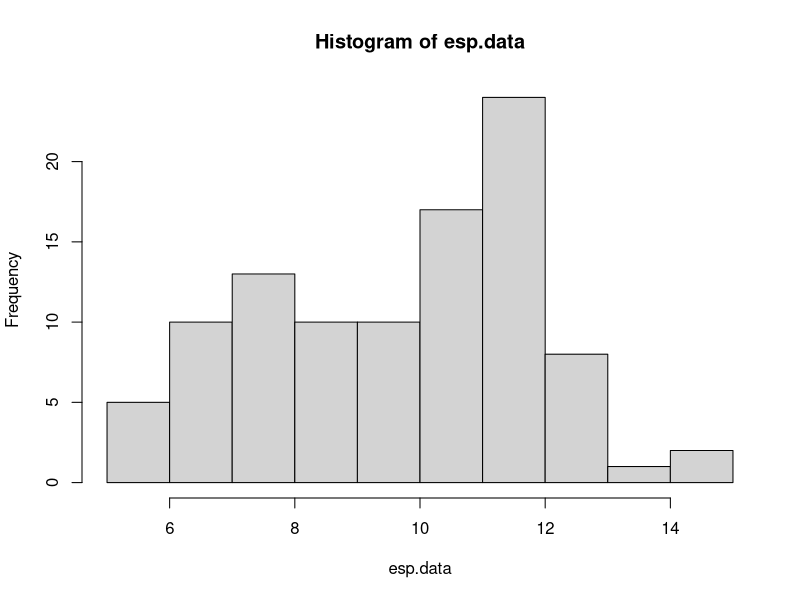
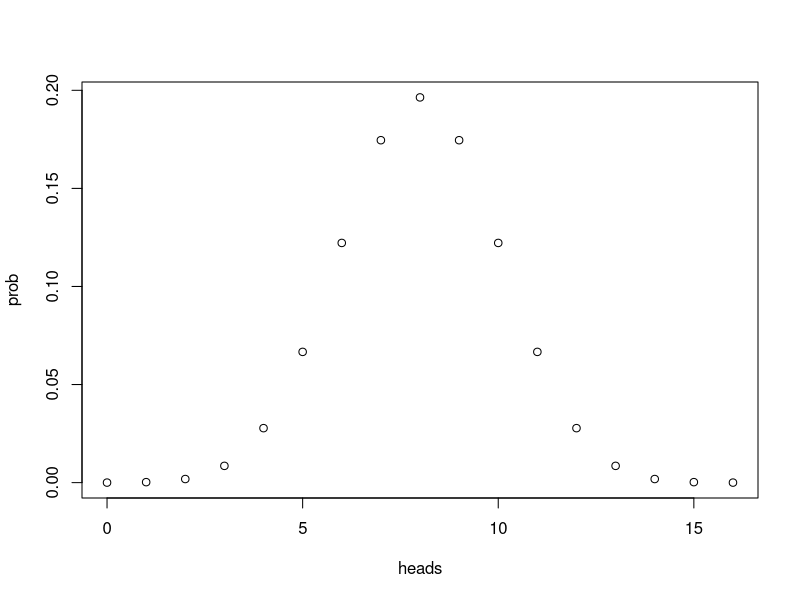
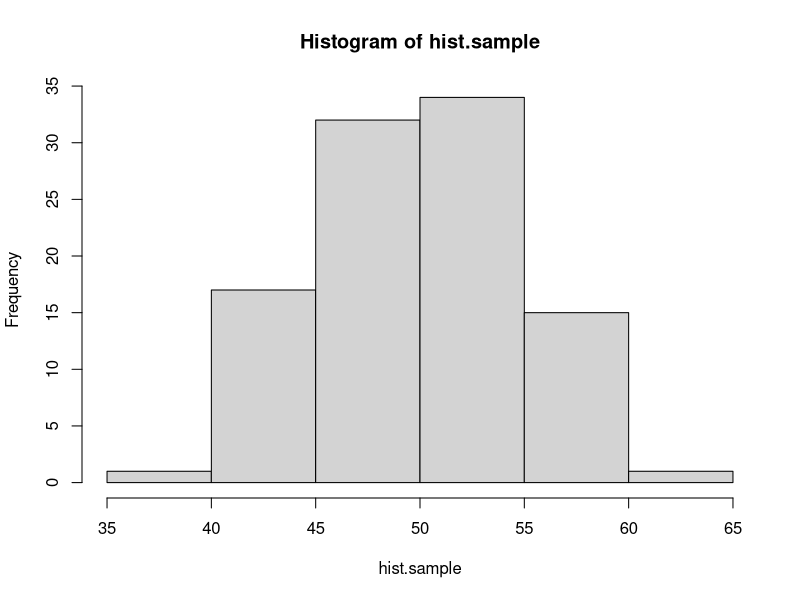
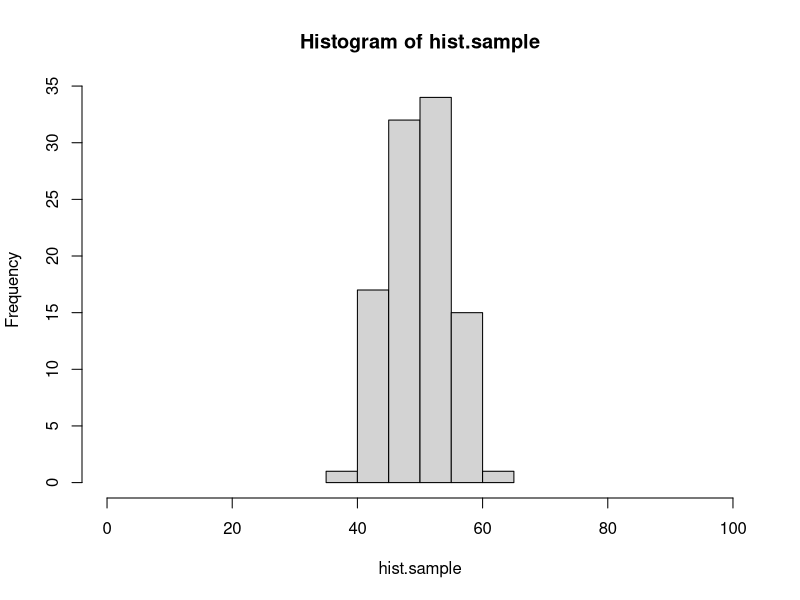
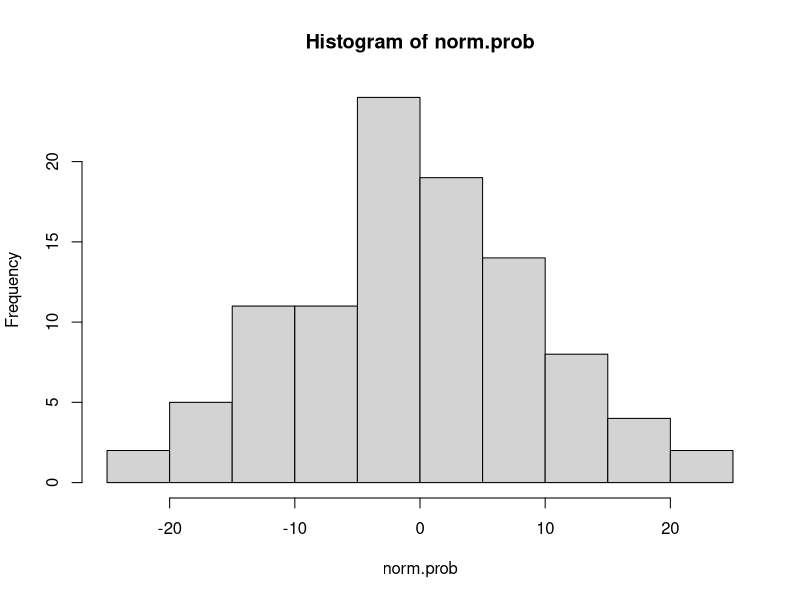
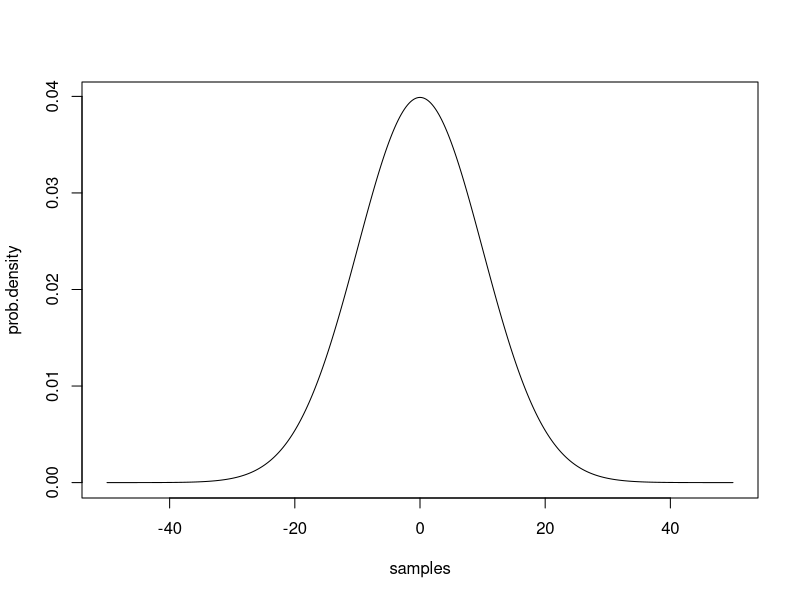
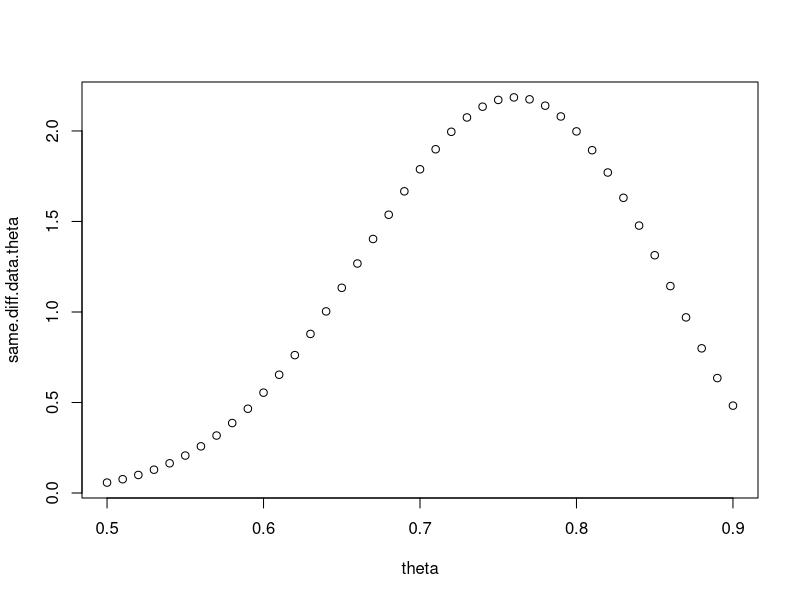
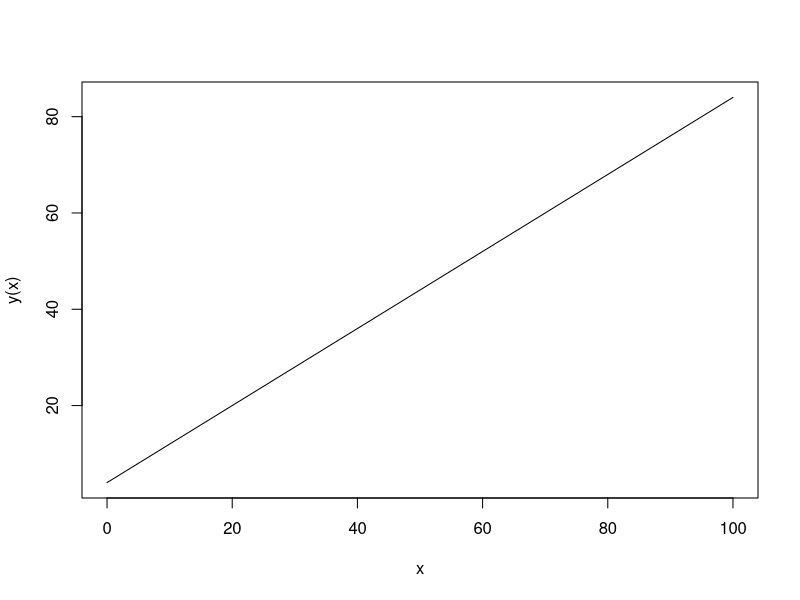

Here is the R script that generated these plots, in order:
#### practice with probability distributions ####

# calculating the likelihood requires understanding how to work
# with probability distributions. let's start with the binomial
# distribution.

# the binomial distribution describes the number of "success" in
# some number of "trials" given some probability of success. it 
# is the "coin flipping" distribution. 

# in R, we can draw a sample from a binomial distribution with rbinom()
# this isn't the first time you've seen rbinom, but here it is again, 
# with the parameters spelled out. you can try changing these to explore
# how the function works.

number.of.samples <- 2
number.of.trials.per.sample <- 10
probability.of.success <- 0.7

rbinom(number.of.samples, number.of.trials.per.sample, probability.of.success)

# below, use rbinom to create sample data for the following scenario.
# an experiment tests whether subjects have ESP. 100 subjects are each given
# the opportunity to predict whether a randomly generated number is odd or even.
# each subject makes 20 guesses.
# of course, ESP doesn't exist, so the probability of a successful guess is 0.50.
# store the result in a vector called esp.data

esp.data <- rbinom(100, 20, 0.50)
esp.data
# a quick way to visualize a distribution is with the hist() function:
hist(esp.data)

# what if we want to know the probability of someone getting exactly 10 guesses
# correct out of 20, if they are randomly guessing? for that we use the density
# function of the binomial: dbinom()

value.to.check <- 10
number.of.trials <- 20
probability.of.success <- 0.5

dbinom(value.to.check, number.of.trials, probability.of.success)

# use dbinom to find out the probability of someone answering 87 out of 100
# questions correctly, if they have a 0.9 probability of giving a correct answer
# for each individual question.

dbinom(87, 100, 0.90)

# with dbinom, you can use a vector as the first argument, to check the probability
# of multiple values at the same time:

values <- c(3, 4, 5)
dbinom(values, 8, 0.5)

# using this shortcut, *plot* the full distribution (probability mass function)
# for flipping 16 fair coins, counting the total number of heads.
# hint: create one vector for the different possible outcomes
#       then use dbinom to calculate the probability of all of the elements in the vector

heads <- seq(0,16)
prob <- dbinom(heads, 16, 0.50)
plot(heads, prob)

# quick detour #

# here's a quick tip about plot() or hist()
# if you want to change the range on the x-axis, you can use the xlim argument:

hist.sample <- rbinom(100, 100, 0.5)
hist(hist.sample)
hist(hist.sample, xlim=c(0,100)) # compare this plot to the line above.

# the normal distribution ##

# normal (gaussian) distributions are characterized by two parameters: mean and standard deviation
# the mean is the the location of the peak of the distribution, and the sd controls the width.
# the smaller the sd, the more peaked the distribution is in the center.

# like the binomial, there are rnorm() and dnorm() functions.

# generate 100 samples from a normal distribution with mean 0 and standard deviation 10.
# then use hist() to create a histogram of these samples.

norm.prob <- rnorm(100, mean = 0, sd = 10)
hist(norm.prob)

# now plot the probability density function of this distribution.
# use the same strategy as you did above with the binomial to find the density of the normal
# distribution with mean 0 and sd 10 for values between -50 and 50. the distribution is continuous
# so, choose a reasonably small step size between values (remember the seq() function).

samples <- seq(from = -50, to = 50, by = 0.25)
prob.density <- dnorm(samples, mean = 0, sd = 10)
plot(samples, prob.density, type = "l")

#### practice calculating likelihoods ####

# here's some data from 10 participants in an ESP experiment like the one described
# above. each subject had 20 guesses. the number of correct guesses is reported.

esp.practice.data <- data.frame(subject=1:10, n.correct=c(11,10,6,10,6,12,10,8,9,11))

# calculate the likelihood (regular, not log) for this data for three different values
# of the probability of success parameter: 0.4, 0.5, and 0.6.
# hint: prod() will multiple all elements of a vector together.

prod(dbinom(esp.practice.data$n.correct, 20, 0.4))
prod(dbinom(esp.practice.data$n.correct, 20, 0.5))
prod(dbinom(esp.practice.data$n.correct, 20, 0.6))

# which parameter value of those options is most likely?

#The probability of success being 0.50.

# here is a sample of response times for a single subject from a rapid decision making experiment.
rt.sample <- c(391.5845, 411.9970, 358.6373, 505.3099, 616.2892, 481.0751, 422.3132, 511.7213, 205.2692, 522.3433, 370.1850,
               517.4617, 332.3344, 316.8760, 395.5431, 231.7831, 399.8646, 238.9064, 299.7924, 474.7512, 271.6326, 423.4861,
               379.7867, 212.7789, 233.8291, 472.4591, 534.2131, 453.9655, 408.3443, 352.3001)

# calculate the **log** likelihood for this data assuming that it is generated by a normal
# distribution for each of the following parameters. 
# hint: sum() adds the numbers in a vector. log() is the natural log function, or log=T for dnorm().

# 1) mean 350, sd 50
sum(dnorm(rt.sample, mean = 350, sd = 50, log=T))

# 2) mean 400, sd 50
sum(dnorm(rt.sample, mean = 400, sd = 50, log=T))

# 3) mean 450, sd 50
sum(dnorm(rt.sample, mean = 450, sd = 50, log=T))

# 4) mean 350, sd 100
sum(dnorm(rt.sample, mean = 350, sd = 100, log=T))

# 5) mean 400, sd 100
sum(dnorm(rt.sample, mean = 4000, sd = 100, log=T))

# 6) mean 450, sd 100
sum(dnorm(rt.sample, mean = 450, sd = 100, log=T))

# which parameter set has the highest likelihood?

#mean = 400, sd = 100

# here is a set of data for a subject in a categorization experiment, modeled with GCM.
# calculate the log likelihood of the parameters in the model (which i am not showing you).
# the point here is to know what to do when the model gives you a predicted probability
# of a response, and the data is either that response or not that response.
# hint: add a new column indicating the likelihood of each response, using mapply. then convert to log and add.
# if you do this correctly, the answer is -10.84249.

gcm.practice.data <- data.frame(correct.response = c(T, T, T, T, F, T, T, F, T, T, T, F, F, T, T, F, T, T, T, T),
                                gcm.probability.correct = c(0.84, 0.80, 0.84, 0.80, 0.79, 0.86, 0.89, 0.87, 0.69, 0.85, 0.75,
                                                            0.74, 0.82, 0.85, 0.87, 0.69, 0.83, 0.87, 0.80, 0.76))

gcm.practice.data$individual.likelihood <- mapply(function(prob, response){
  if(response == T){
    return(prob)
  }else{
    return(1-prob)
  }
  }, gcm.practice.data$gcm.probability.correct, gcm.practice.data$correct.response)

gcm.practice.data$log.likelihood <- log(gcm.practice.data$individual.likelihood)
sum(gcm.practice.data$log.likelihood)

#### maximum likelihood estimation ####

# the same search strategies we used for parameter fitting with rmse can be used with likelihoods,
# including grid search.

# here are the number of correct responses each subject gave in an experiment in which they had to
# decide if two images were the same or different. there were 40 trials for each subject
same.diff.data <- c(32, 29, 31, 34, 26, 29, 31, 34, 29, 31, 30, 29, 31, 34, 33, 27, 32, 29, 29, 27)

# we can model this experiment's data as 40 coin flips for each subject. use grid search to plot the likelihood
# function for values of theta (probability of a correct response) between 0.5 and 0.9, in steps of 0.01.
# start by writing a function that calculates the likelihood (not log) for the entire set of data given a value of theta.
theta <- seq(from = 0.5, to = 0.9, by = 0.01)

same.diff.data.likelihood <- function(theta){sum(dbinom(same.diff.data, 40, theta))}


# then use sapply to run the function for each possible value of theta in the set. use seq() to generate the
# set of possible values. plot the set of values on the x axis and the corresponding likelihoods on the y axis.

same.diff.data.theta <- sapply(theta, same.diff.data.likelihood)

same.diff.data.theta
plot(theta, same.diff.data.theta)

# the "true" underlying value i used to generate the data was 0.75. does that match up with the grid search?

max(same.diff.data.theta)
theta[match(max(same.diff.data.theta), same.diff.data.theta)]
#the max of the grid search is 0.76, so it almost matches

## mle with optim()

# in this section, you'll do model recovery for a descriptive model of the linear relationship 
# between two continuous variables.

# let's assume that variable y is a linear function of variable x, such that:
# y = 4 + 0.8x

# create a vector of x values from 0 to 100, and the corresponding vector of y values,
# then plot these with x values on the x axis, and y values on the y axis.

x <- seq(0,100)
y <- function(x){
  return(4 + 0.8*x)
}

plot(x, y(x), type = "l")

# now let's assume that the relationship between x and y isn't perfect. there's a bit of random
# noise. add a random sample from a normal distribution with mean 0 and sd 10 to each y value.
# hint: there are 101 y values, so you need 101 samples.

y.noise <- function(x){
  return(4 + 0.8*x + rnorm(101, mean = 0, sd = 10))
}
y.noise(x)

# plot the data again, with the new noisy y values.

plot(x, y.noise(x))

# there are three parameter values that control this plot,
# the intercept of the line: 4
# the slope of the line: 0.8
# the sd of the normal distribution: 10

# say that we observe a point of data, x = 20 and y = 27.
# the linear equation, y <- 4 + 0.8*x, predicts that when x is 20 y should also be 20.
4 + 0.8*20

# our model of this data assumes that the relationship is not perfect.
# we assume that there is noise so that when x is 20, the most likely value of y should be 4 + 0.8*x,
# but other values of y are possible. we describe the probability of different values of y with a normal
# distribution. when x is 20, then the normal distribution of y values is centered on 20, because the line
# says that y is 4 + 0.8x. using the normal distribution is helpful because it gives us a way to quantify
# how likely a value of 19 is compared to a value of 16, when x is 20.

# here's an example
x.observed <- 20
y.predicted <- 4 + 0.8*x.observed

# to find out the probability of y.observed=20, use dnorm()
# the mean of the normal distribution should be y.predicted (the distribution is centered on the line)
# and the sd of the normal is a parameter we will estimate, but for the demo below, is set to 10.
y.observed <- 20
dnorm(y.observed, y.predicted, 10)

# write the code to see how likely it is that y will be 33 when x is 29? (assuming sd = 10)
# the correct answer is 0.03371799...
y.predicted <- 4 + 0.8*x.observed
x.observed = 29
y.observed = 33
dnorm(y.observed, y.predicted, 10)

# now generalize your solution to compute the likelihood of each value of y that you generated above.
# in other words, write the code that takes a vector of x and y values, and returns the probability
# of each pair given that the relationship between x and y is y <- 4 + 0.8*x and the normal distribution has an sd of 10.
x <- seq(0,100)
y.noise.predicted <- 4 + 0.8*x + rnorm(101, mean = 0, sd = 10)
dnorm(y.noise(x), y.noise.predicted, 10)

# now generalize your solution one step further. write a function that takes in a vector of parameters,
# where parameters[1] is the intercept, parameters[2] is the slope, and parameters[3] is the sd of the normal,
# and returns the total **negative log likelihood**. remember, we want the negative log likelihood because
# optim() will find the set of parameters that minimizes a function.


parameters.optimize <- function(parameters){
  intercept <- parameters[1]
  slope <- parameters [2]
  sd <- parameters [3]
  
  y.noise.gen <- function(x){return(intercept + slope*x + rnorm(101, mean = 0, sd))}
  y.noise.predicted.gen <- intercept + slope*x + rnorm(101, mean = 0, sd)
                                                       
  return(sum(-1*(dnorm(y.noise.gen(x), y.noise.predicted.gen, sd, log = T))))
}

# use optim() and Nelder-Mead to search for the best fitting parameters. remember to ensure that sd > 0
# and return NA if it is not.

parameters.optimize.optim <- optim(c(1, 1, 1), parameters.optimize, method = "Nelder-Mead")

parameters.optimize.optim$par

parameters.optimize.optim$value

# finally, plot the best fitting line on your points by using the abline() function, and the parameters that optim() found.


abline(parameters.optimize.optim$par[1], parameters.optimize.optim$par[2])
